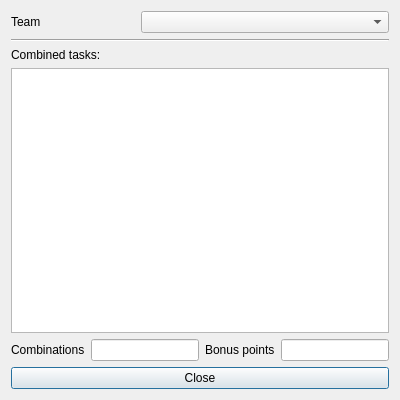
<?xml version="1.0" encoding="UTF-8"?>
<ui version="4.0">
 <class>Gui_Combos</class>
 <widget class="QDialog" name="Gui_Combos">
  <property name="geometry">
   <rect>
    <x>0</x>
    <y>0</y>
    <width>400</width>
    <height>400</height>
   </rect>
  </property>
  <property name="windowTitle">
   <string>Combinations</string>
  </property>
  <property name="windowIcon">
   <iconset resource="resources.qrc">
    <normaloff>:/icons/combos_dialog_16</normaloff>:/icons/combos_dialog_16</iconset>
  </property>
  <layout class="QVBoxLayout" name="verticalLayout">
   <item>
    <layout class="QVBoxLayout" name="layoutCombos" stretch="0,0,0,1,0">
     <item>
      <layout class="QHBoxLayout" name="teamLayout" stretch="1,2">
       <item>
        <widget class="QLabel" name="labelTeam">
         <property name="text">
          <string>Team</string>
         </property>
        </widget>
       </item>
       <item>
        <widget class="QComboBox" name="comboTeams"/>
       </item>
      </layout>
     </item>
     <item>
      <widget class="Line" name="line">
       <property name="orientation">
        <enum>Qt::Horizontal</enum>
       </property>
      </widget>
     </item>
     <item>
      <widget class="QLabel" name="labelCombined">
       <property name="text">
        <string>Combined tasks:</string>
       </property>
      </widget>
     </item>
     <item>
      <widget class="QListView" name="listCombined"/>
     </item>
     <item>
      <layout class="QGridLayout" name="statsLayout">
       <item row="0" column="1">
        <widget class="QLineEdit" name="combos">
         <property name="readOnly">
          <bool>true</bool>
         </property>
        </widget>
       </item>
       <item row="0" column="0">
        <widget class="QLabel" name="labelCombos">
         <property name="text">
          <string>Combinations</string>
         </property>
        </widget>
       </item>
       <item row="0" column="2">
        <widget class="QLabel" name="labelPoints">
         <property name="text">
          <string>Bonus points</string>
         </property>
        </widget>
       </item>
       <item row="0" column="3">
        <widget class="QLineEdit" name="points">
         <property name="readOnly">
          <bool>true</bool>
         </property>
        </widget>
       </item>
      </layout>
     </item>
    </layout>
   </item>
   <item>
    <widget class="QPushButton" name="buttonClose">
     <property name="text">
      <string>Close</string>
     </property>
     <property name="icon">
      <iconset resource="resources.qrc">
       <normaloff>:/icons/close_16</normaloff>:/icons/close_16</iconset>
     </property>
     <property name="default">
      <bool>true</bool>
     </property>
    </widget>
   </item>
  </layout>
 </widget>
 <resources>
  <include location="resources.qrc"/>
 </resources>
 <connections/>
</ui>
